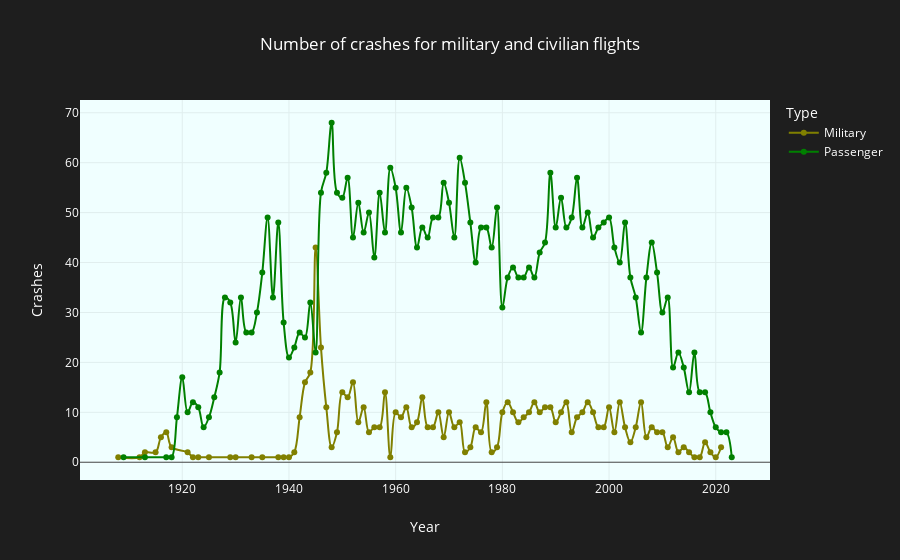

Source (notebook cell):
### Markdown cell above
## 2.7 Number of crashes for military and passenger airlines

### Code cell
df_year_crashes = df.groupby([df['Date'].dt.year, 'Type']) \
                    .size() \
                    .reset_index(name='Crashes') \
                    .rename(columns={'Date': 'Year'})
                    
selected_colour_1, selected_colour_2 = generate_random_colour(), generate_random_colour()

print(f'First colour = {selected_colour_1} and second colour = {selected_colour_2}')   

px.line(
    df_year_crashes,
    x='Year',
    y='Crashes',
    color='Type',
    title='Number of crashes for military and civilian flights',
    markers=True,
    color_discrete_sequence=[selected_colour_1, selected_colour_2],
    line_shape='spline'
)

### Figure 1 — Plotly figure (JSON) as saved in the notebook; plotly's stock layout.template omitted (floating-point values rounded to 4 significant figures)
{"data": [{"hovertemplate": "Type=Military<br>Year=%{x}<br>Crashes=%{y}<extra></extra>", "legendgroup": "Military", "line": {"color": "olive", "dash": "solid", "shape": "spline"}, "marker": {"symbol": "circle"}, "mode": "lines+markers", "name": "Military", "orientation": "v", "showlegend": true, "type": "scatter", "x": [1908, 1912, 1913, 1915, 1916, 1917, 1918, 1921, 1922, 1923, 1925, 1929, 1930, 1933, 1935, 1938, 1939, 1940, 1941, 1942, 1943, 1944, 1945, 1946, 1947, 1948, 1949, 1950, 1951, 1952, 1953, 1954, 1955, 1956, 1957, 1958, 1959, 1960, 1961, 1962, 1963, 1964, 1965, 1966, 1967, 1968, 1969, 1970, 1971, 1972, 1973, 1974, 1975, 1976, 1977, 1978, 1979, 1980, 1981, 1982, 1983, 1984, 1985, 1986, 1987, 1988, 1989, 1990, 1991, 1992, 1993, 1994, 1995, 1996, 1997, 1998, 1999, 2000, 2001, 2002, 2003, 2004, 2005, 2006, 2007, 2008, 2009, 2010, 2011, 2012, 2013, 2014, 2015, 2016, 2017, 2018, 2019, 2020, 2021], "xaxis": "x", "y": [1, 1, 2, 2, 5, 6, 3, 2, 1, 1, 1, 1, 1, 1, 1, 1, 1, 1, 2, 9, 16, 18, 43, 23, 11, 3, 6, 14, 13, 16, 8, 11, 6, 7, 7, 14, 1, 10, 9, 11, 7, 8, 13, 7, 7, 10, 5, 10, 7, 8, 2, 3, 7, 6, 12, 2, 3, 10, 12, 10, 8, 9, 10, 12, 10, 11, 11, 8, 10, 12, 6, 9, 10, 12, 10, 7, 7, 11, 6, 12, 7, 4, 7, 12, 5, 7, 6, 6, 3, 5, 2, 3, 2, 1, 1, 4, 2, 1, 3], "yaxis": "y"}, {"hovertemplate": "Type=Passenger<br>Year=%{x}<br>Crashes=%{y}<extra></extra>", "legendgroup": "Passenger", "line": {"color": "green", "dash": "solid", "shape": "spline"}, "marker": {"symbol": "circle"}, "mode": "lines+markers", "name": "Passenger", "orientation": "v", "showlegend": true, "type": "scatter", "x": [1909, 1913, 1917, 1918, 1919, 1920, 1921, 1922, 1923, 1924, 1925, 1926, 1927, 1928, 1929, 1930, 1931, 1932, 1933, 1934, 1935, 1936, 1937, 1938, 1939, 1940, 1941, 1942, 1943, 1944, 1945, 1946, 1947, 1948, 1949, 1950, 1951, 1952, 1953, 1954, 1955, 1956, 1957, 1958, 1959, 1960, 1961, 1962, 1963, 1964, 1965, 1966, 1967, 1968, 1969, 1970, 1971, 1972, 1973, 1974, 1975, 1976, 1977, 1978, 1979, 1980, 1981, 1982, 1983, 1984, 1985, 1986, 1987, 1988, 1989, 1990, 1991, 1992, 1993, 1994, 1995, 1996, 1997, 1998, 1999, 2000, 2001, 2002, 2003, 2004, 2005, 2006, 2007, 2008, 2009, 2010, 2011, 2012, 2013, 2014, 2015, 2016, 2017, 2018, 2019, 2020, 2021, 2022, 2023], "xaxis": "x", "y": [1, 1, 1, 1, 9, 17, 10, 12, 11, 7, 9, 13, 18, 33, 32, 24, 33, 26, 26, 30, 38, 49, 33, 48, 28, 21, 23, 26, 25, 32, 22, 54, 58, 68, 54, 53, 57, 45, 52, 46, 50, 41, 54, 46, 59, 55, 46, 55, 51, 43, 47, 45, 49, 49, 56, 52, 45, 61, 56, 48, 40, 47, 47, 43, 51, 31, 37, 39, 37, 37, 39, 37, 42, 44, 58, 47, 53, 47, 49, 57, 47, 50, 45, 47, 48, 49, 43, 40, 48, 37, 33, 26, 37, 44, 38, 30, 33, 19, 22, 19, 14, 22, 14, 14, 10, 7, 6, 6, 1], "yaxis": "y"}], "layout": {"legend": {"title": {"text": "Type"}, "tracegroupgap": 0}, "title": {"text": "Number of crashes for military and civilian flights"}, "xaxis": {"anchor": "y", "domain": [0, 1], "title": {"text": "Year"}}, "yaxis": {"anchor": "x", "domain": [0, 1], "title": {"text": "Crashes"}}}}
